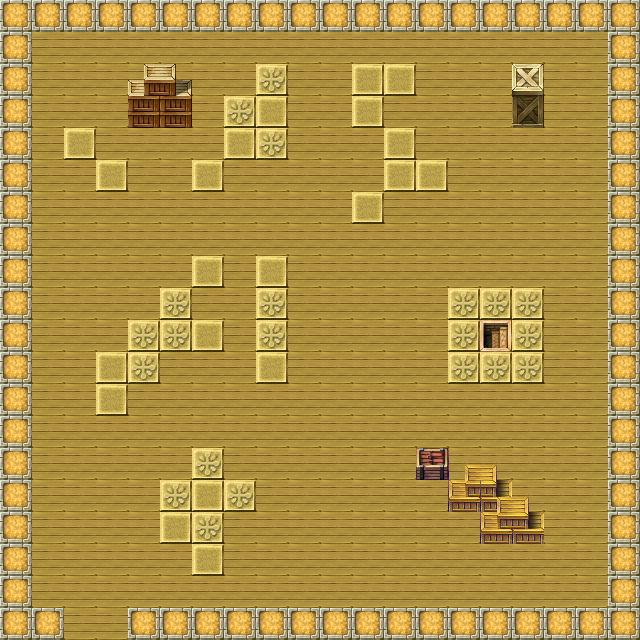

Rendered tile map (Tiled .tmx) drawn with the repository's tilesets; below, a short description and the full map source, tile grids included:
An orthogonal 20x20 tile map with 32x32 px tiles, 3 tile layers (bottom, walls, up).

<map version="1.0" orientation="orthogonal" renderorder="right-down" width="20" height="20" tilewidth="32" tileheight="32" nextobjectid="22">
 <tileset firstgid="1" name="rpgtileset" tilewidth="32" tileheight="32" tilecount="2016" columns="32">
  <image source="rpgtileset.png" width="1024" height="2016" />
 </tileset>
 <layer name="bottom" width="20" height="20">
  <data encoding="csv">
178,178,178,178,178,178,178,178,178,178,178,178,178,178,178,178,178,178,178,178,
178,178,178,178,178,178,178,178,178,178,178,178,178,178,178,178,178,178,178,178,
178,178,178,178,178,178,178,178,178,178,178,178,178,178,178,178,178,178,178,178,
178,178,178,178,178,178,178,178,178,178,178,178,178,178,178,178,178,178,178,178,
178,178,178,178,178,178,178,178,178,178,178,178,178,178,178,178,178,178,178,178,
178,178,178,178,178,178,178,178,178,178,178,178,178,178,178,178,178,178,178,178,
178,178,178,178,178,178,178,178,178,178,178,178,178,178,178,178,178,178,178,178,
178,178,178,178,178,178,178,178,178,178,178,178,178,178,178,178,178,178,178,178,
178,178,178,178,178,178,178,178,178,178,178,178,178,178,178,178,178,178,178,178,
178,178,178,178,178,178,178,178,178,178,178,178,178,178,178,178,178,178,178,178,
178,178,178,178,178,178,178,178,178,178,178,178,178,178,178,178,178,178,178,178,
178,178,178,178,178,178,178,178,178,178,178,178,178,178,178,178,178,178,178,178,
178,178,178,178,178,178,178,178,178,178,178,178,178,178,178,178,178,178,178,178,
178,178,178,178,178,178,178,178,178,178,178,178,178,178,178,178,178,178,178,178,
178,178,178,178,178,178,178,178,178,178,178,178,178,178,178,178,178,178,178,178,
178,178,178,178,178,178,178,178,178,178,178,178,178,178,178,178,178,178,178,178,
178,178,178,178,178,178,178,178,178,178,178,178,178,178,178,178,178,178,178,178,
178,178,178,178,178,178,178,178,178,178,178,178,178,178,178,178,178,178,178,178,
178,178,178,178,178,178,178,178,178,178,178,178,178,178,178,178,178,178,178,178,
178,178,178,178,178,178,178,178,178,178,178,178,178,178,178,178,178,178,178,178
</data>
 </layer>
 <layer name="walls" width="20" height="20">
  <data encoding="csv">
451,451,451,451,451,451,451,451,451,451,451,451,451,451,451,451,451,451,451,451,
451,0,0,0,0,0,0,0,0,0,0,0,0,0,0,0,0,0,0,451,
451,0,0,0,1111,1112,0,0,419,0,0,420,420,0,0,0,1176,0,0,451,
451,0,0,0,1143,1144,0,419,420,0,0,420,0,0,0,0,1208,0,0,451,
451,0,420,0,0,0,0,420,419,0,0,0,420,0,0,0,0,0,0,451,
451,0,0,420,0,0,420,0,0,0,0,0,420,420,0,0,0,0,0,451,
451,0,0,0,0,0,0,0,0,0,0,420,0,0,0,0,0,0,0,451,
451,0,0,0,0,0,0,0,0,0,0,0,0,0,0,0,0,0,0,451,
451,0,0,0,0,0,420,0,420,0,0,0,0,0,0,0,0,0,0,451,
451,0,0,0,0,419,0,0,419,0,0,0,0,0,419,419,419,0,0,451,
451,0,0,0,419,419,420,0,419,0,0,0,0,0,419,1151,419,0,0,451,
451,0,0,420,419,0,0,0,420,0,0,0,0,0,419,419,419,0,0,451,
451,0,0,420,0,0,0,0,0,0,0,0,0,0,0,0,0,0,0,451,
451,0,0,0,0,0,0,0,0,0,0,0,0,0,0,0,0,0,0,451,
451,0,0,0,0,0,419,0,0,0,0,0,0,1147,1239,1240,0,0,0,451,
451,0,0,0,0,419,420,419,0,0,0,0,0,0,1271,1272,0,0,0,451,
451,0,0,0,0,420,419,0,0,0,0,0,0,0,0,0,0,0,0,451,
451,0,0,0,0,0,420,0,0,0,0,0,0,0,0,0,0,0,0,451,
451,0,0,0,0,0,0,0,0,0,0,0,0,0,0,0,0,0,0,451,
451,451,0,0,451,451,451,451,451,451,451,451,451,451,451,451,451,451,451,451
</data>
 </layer>
 <layer name="up" width="20" height="20">
  <data encoding="csv">
0,0,0,0,0,0,0,0,0,0,0,0,0,0,0,0,0,0,0,0,
0,0,0,0,0,0,0,0,0,0,0,0,0,0,0,0,0,0,0,0,
0,0,0,0,0,0,0,0,0,0,0,0,0,0,0,0,0,0,0,0,
0,0,0,0,0,0,0,0,0,0,0,0,0,0,0,0,0,0,0,0,
0,0,0,0,0,0,0,0,0,0,0,0,0,0,0,0,0,0,0,0,
0,0,0,0,0,0,0,0,0,0,0,0,0,0,0,0,0,0,0,0,
0,0,0,0,0,0,0,0,0,0,0,0,0,0,0,0,0,0,0,0,
0,0,0,0,0,0,0,0,0,0,0,0,0,0,0,0,0,0,0,0,
0,0,0,0,0,0,0,0,0,0,0,0,0,0,0,0,0,0,0,0,
0,0,0,0,0,0,0,0,0,0,0,0,0,0,0,0,0,0,0,0,
0,0,0,0,0,0,0,0,0,0,0,0,0,0,0,0,0,0,0,0,
0,0,0,0,0,0,0,0,0,0,0,0,0,0,0,0,0,0,0,0,
0,0,0,0,0,0,0,0,0,0,0,0,0,0,0,0,0,0,0,0,
0,0,0,0,0,0,0,0,0,0,0,0,0,0,0,0,0,0,0,0,
0,0,0,0,0,0,0,0,0,0,0,0,0,0,0,0,0,0,0,0,
0,0,0,0,0,0,0,0,0,0,0,0,0,0,0,1239,1240,0,0,0,
0,0,0,0,0,0,0,0,0,0,0,0,0,0,0,1271,1272,0,0,0,
0,0,0,0,0,0,0,0,0,0,0,0,0,0,0,0,0,0,0,0,
0,0,0,0,0,0,0,0,0,0,0,0,0,0,0,0,0,0,0,0,
0,0,0,0,0,0,0,0,0,0,0,0,0,0,0,0,0,0,0,0
</data>
 </layer>
</map>
